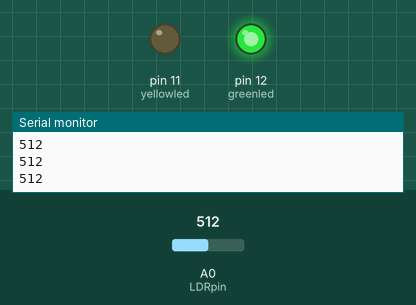
Recording of a sketch running on a simulated Arduino Uno, built with avr-gcc and run on an emulated ATmega328P. Parts: output pins drawn as LEDs (lit = HIGH), the last lines printed to the serial monitor. Inputs (shaded band) come from the test bench; at power-on: A0 (LDRpin) = 512.

Above: at 1.2 s.
1.3 s: A0 (LDRpin) set to 158
2.8 s: A0 (LDRpin) set to 135
At 3.9 s:
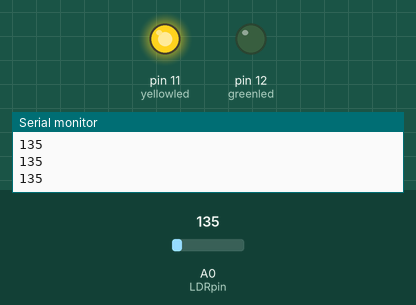
4.5 s: A0 (LDRpin) set to 160
At 5.4 s:
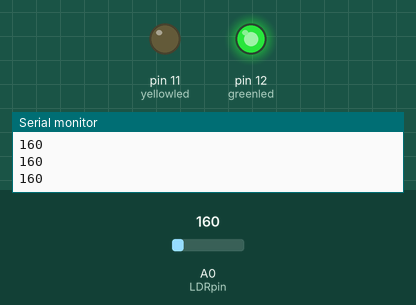
6.3 s: A0 (LDRpin) set to 140
At 8.1 s:
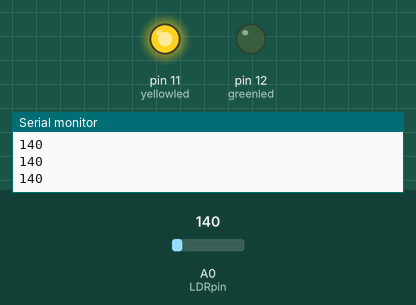
Timing chart, 0 to 9.1 s (numbered marks = the images above; inputs shaded):
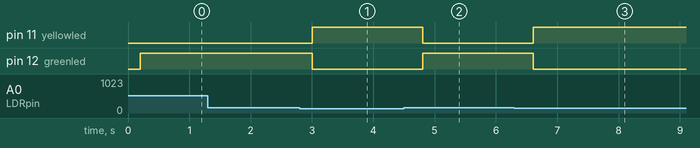

The sketch:

day_13_LDR_Garden_light_Control.ino
```cpp
 int LDRpin=A0;
 int yellowled=11;
 int greenled=12;
 int LDRvalue;
void setup() {
  // put your setup code here, to run once:
Serial.begin(9600);
pinMode(LDRpin,INPUT);
pinMode(yellowled,OUTPUT);
pinMode(greenled,OUTPUT);
}

void loop() {
  // put your main code here, to run repeatedly:
LDRvalue = analogRead(LDRpin);
Serial.println(LDRvalue);
delay(200);

if(LDRvalue>150){
digitalWrite(greenled,HIGH);
digitalWrite(yellowled,LOW);
}
if(LDRvalue<150){
digitalWrite(greenled,LOW);
digitalWrite(yellowled,HIGH);
}
}
```

Measured:
- the behaviour switches between 150 and 149 on A0 (LDRpin) (found by bisection; images 0 and 1)
- after the input at 2.8 s, pin 11 (yellowled): LOW → HIGH after 0.20 s; pin 12 (greenled): HIGH → LOW after 0.20 s
- after the input at 4.5 s, pin 11 (yellowled): HIGH → LOW after 0.31 s; pin 12 (greenled): LOW → HIGH after 0.31 s
- after the input at 6.3 s, pin 11 (yellowled): LOW → HIGH after 0.31 s; pin 12 (greenled): HIGH → LOW after 0.31 s
